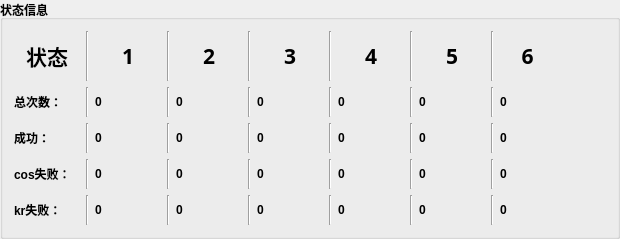
     <widget class="QGroupBox" name="groupBox_3">
      <property name="font">
       <font>
        <weight>75</weight>
        <bold>true</bold>
       </font>
      </property>
      <property name="title">
       <string>状态信息</string>
      </property>
      <layout class="QGridLayout" name="gridLayout_5">
       <item row="2" column="0">
        <layout class="QHBoxLayout" name="horizontalLayout_7">
         <item>
          <widget class="QLabel" name="label_9">
           <property name="minimumSize">
            <size>
             <width>66</width>
             <height>30</height>
            </size>
           </property>
           <property name="maximumSize">
            <size>
             <width>66</width>
             <height>16777215</height>
            </size>
           </property>
           <property name="text">
            <string>成功：</string>
           </property>
          </widget>
         </item>
         <item>
          <widget class="Line" name="line_19">
           <property name="orientation">
            <enum>Qt::Vertical</enum>
           </property>
          </widget>
         </item>
         <item>
          <widget class="QLabel" name="label_8">
           <property name="minimumSize">
            <size>
             <width>66</width>
             <height>30</height>
            </size>
           </property>
           <property name="maximumSize">
            <size>
             <width>66</width>
             <height>30</height>
            </size>
           </property>
           <property name="text">
            <string>0</string>
           </property>
          </widget>
         </item>
         <item>
          <widget class="Line" name="line_5">
           <property name="orientation">
            <enum>Qt::Vertical</enum>
           </property>
          </widget>
         </item>
         <item>
          <widget class="QLabel" name="label_30">
           <property name="minimumSize">
            <size>
             <width>66</width>
             <height>30</height>
            </size>
           </property>
           <property name="maximumSize">
            <size>
             <width>66</width>
             <height>30</height>
            </size>
           </property>
           <property name="text">
            <string>0</string>
           </property>
          </widget>
         </item>
         <item>
          <widget class="Line" name="line_9">
           <property name="orientation">
            <enum>Qt::Vertical</enum>
           </property>
          </widget>
         </item>
         <item>
          <widget class="QLabel" name="label_31">
           <property name="minimumSize">
            <size>
             <width>66</width>
             <height>30</height>
            </size>
           </property>
           <property name="maximumSize">
            <size>
             <width>66</width>
             <height>30</height>
            </size>
           </property>
           <property name="text">
            <string>0</string>
           </property>
          </widget>
         </item>
         <item>
          <widget class="Line" name="line_13">
           <property name="orientation">
            <enum>Qt::Vertical</enum>
           </property>
          </widget>
         </item>
         <item>
          <widget class="QLabel" name="label_32">
           <property name="minimumSize">
            <size>
             <width>66</width>
             <height>30</height>
            </size>
           </property>
           <property name="maximumSize">
            <size>
             <width>66</width>
             <height>30</height>
            </size>
           </property>
           <property name="text">
            <string>0</string>
           </property>
          </widget>
         </item>
         <item>
          <widget class="Line" name="line_31">
           <property name="orientation">
            <enum>Qt::Vertical</enum>
           </property>
          </widget>
         </item>
         <item>
          <widget class="QLabel" name="label_49">
           <property name="minimumSize">
            <size>
             <width>66</width>
             <height>30</height>
            </size>
           </property>
           <property name="maximumSize">
            <size>
             <width>66</width>
             <height>30</height>
            </size>
           </property>
           <property name="text">
            <string>0</string>
           </property>
          </widget>
         </item>
         <item>
          <widget class="Line" name="line_32">
           <property name="orientation">
            <enum>Qt::Vertical</enum>
           </property>
          </widget>
         </item>
         <item>
          <widget class="QLabel" name="label_50">
           <property name="minimumSize">
            <size>
             <width>66</width>
             <height>30</height>
            </size>
           </property>
           <property name="maximumSize">
            <size>
             <width>66</width>
             <height>30</height>
            </size>
           </property>
           <property name="text">
            <string>0</string>
           </property>
          </widget>
         </item>
        </layout>
       </item>
       <item row="1" column="0">
        <layout class="QHBoxLayout" name="horizontalLayout_6">
         <item>
          <widget class="QLabel" name="label_5">
           <property name="minimumSize">
            <size>
             <width>66</width>
             <height>30</height>
            </size>
           </property>
           <property name="maximumSize">
            <size>
             <width>66</width>
             <height>16777215</height>
            </size>
           </property>
           <property name="text">
            <string>总次数：</string>
           </property>
          </widget>
         </item>
         <item>
          <widget class="Line" name="line_18">
           <property name="orientation">
            <enum>Qt::Vertical</enum>
           </property>
          </widget>
         </item>
         <item>
          <widget class="QLabel" name="label_6">
           <property name="minimumSize">
            <size>
             <width>66</width>
             <height>30</height>
            </size>
           </property>
           <property name="maximumSize">
            <size>
             <width>66</width>
             <height>30</height>
            </size>
           </property>
           <property name="text">
            <string>0</string>
           </property>
          </widget>
         </item>
         <item>
          <widget class="Line" name="line_4">
           <property name="orientation">
            <enum>Qt::Vertical</enum>
           </property>
          </widget>
         </item>
         <item>
          <widget class="QLabel" name="label_27">
           <property name="minimumSize">
            <size>
             <width>66</width>
             <height>30</height>
            </size>
           </property>
           <property name="maximumSize">
            <size>
             <width>66</width>
             <height>30</height>
            </size>
           </property>
           <property name="text">
            <string>0</string>
           </property>
          </widget>
         </item>
         <item>
          <widget class="Line" name="line_8">
           <property name="orientation">
            <enum>Qt::Vertical</enum>
           </property>
          </widget>
         </item>
         <item>
          <widget class="QLabel" name="label_28">
           <property name="minimumSize">
            <size>
             <width>66</width>
             <height>30</height>
            </size>
           </property>
           <property name="maximumSize">
            <size>
             <width>66</width>
             <height>30</height>
            </size>
           </property>
           <property name="text">
            <string>0</string>
           </property>
          </widget>
         </item>
         <item>
          <widget class="Line" name="line_12">
           <property name="orientation">
            <enum>Qt::Vertical</enum>
           </property>
          </widget>
         </item>
         <item>
          <widget class="QLabel" name="label_29">
           <property name="minimumSize">
            <size>
             <width>66</width>
             <height>30</height>
            </size>
           </property>
           <property name="maximumSize">
            <size>
             <width>66</width>
             <height>30</height>
            </size>
           </property>
           <property name="text">
            <string>0</string>
           </property>
          </widget>
         </item>
         <item>
          <widget class="Line" name="line_25">
           <property name="orientation">
            <enum>Qt::Vertical</enum>
           </property>
          </widget>
         </item>
         <item>
          <widget class="QLabel" name="label_45">
           <property name="minimumSize">
            <size>
             <width>66</width>
             <height>30</height>
            </size>
           </property>
           <property name="maximumSize">
            <size>
             <width>66</width>
             <height>30</height>
            </size>
           </property>
           <property name="text">
            <string>0</string>
           </property>
          </widget>
         </item>
         <item>
          <widget class="Line" name="line_26">
           <property name="orientation">
            <enum>Qt::Vertical</enum>
           </property>
          </widget>
         </item>
         <item>
          <widget class="QLabel" name="label_46">
           <property name="minimumSize">
            <size>
             <width>66</width>
             <height>30</height>
            </size>
           </property>
           <property name="maximumSize">
            <size>
             <width>66</width>
             <height>30</height>
            </size>
           </property>
           <property name="text">
            <string>0</string>
           </property>
          </widget>
         </item>
        </layout>
       </item>
       <item row="0" column="0">
        <layout class="QHBoxLayout" name="horizontalLayout_10">
         <item>
          <widget class="QLabel" name="label_3">
           <property name="minimumSize">
            <size>
             <width>66</width>
             <height>50</height>
            </size>
           </property>
           <property name="maximumSize">
            <size>
             <width>66</width>
             <height>50</height>
            </size>
           </property>
           <property name="font">
            <font>
             <family>Bauhaus 93</family>
             <pointsize>16</pointsize>
             <weight>75</weight>
             <bold>true</bold>
            </font>
           </property>
           <property name="text">
            <string>状态</string>
           </property>
           <property name="alignment">
            <set>Qt::AlignCenter</set>
           </property>
           <property name="textInteractionFlags">
            <set>Qt::LinksAccessibleByMouse</set>
           </property>
          </widget>
         </item>
         <item>
          <widget class="Line" name="line_22">
           <property name="orientation">
            <enum>Qt::Vertical</enum>
           </property>
          </widget>
         </item>
         <item>
          <widget class="QLabel" name="label_2">
           <property name="minimumSize">
            <size>
             <width>66</width>
             <height>50</height>
            </size>
           </property>
           <property name="maximumSize">
            <size>
             <width>66</width>
             <height>50</height>
            </size>
           </property>
           <property name="font">
            <font>
             <family>Bauhaus 93</family>
             <pointsize>16</pointsize>
             <weight>75</weight>
             <bold>true</bold>
            </font>
           </property>
           <property name="text">
            <string>1</string>
           </property>
           <property name="alignment">
            <set>Qt::AlignCenter</set>
           </property>
           <property name="textInteractionFlags">
            <set>Qt::LinksAccessibleByMouse</set>
           </property>
          </widget>
         </item>
         <item>
          <widget class="Line" name="line">
           <property name="orientation">
            <enum>Qt::Vertical</enum>
           </property>
          </widget>
         </item>
         <item>
          <widget class="QLabel" name="label_22">
           <property name="minimumSize">
            <size>
             <width>66</width>
             <height>50</height>
            </size>
           </property>
           <property name="maximumSize">
            <size>
             <width>66</width>
             <height>50</height>
            </size>
           </property>
           <property name="font">
            <font>
             <family>Bauhaus 93</family>
             <pointsize>16</pointsize>
             <weight>75</weight>
             <bold>true</bold>
            </font>
           </property>
           <property name="text">
            <string>2</string>
           </property>
           <property name="alignment">
            <set>Qt::AlignCenter</set>
           </property>
           <property name="textInteractionFlags">
            <set>Qt::LinksAccessibleByMouse</set>
           </property>
          </widget>
         </item>
         <item>
          <widget class="Line" name="line_2">
           <property name="orientation">
            <enum>Qt::Vertical</enum>
           </property>
          </widget>
         </item>
         <item>
          <widget class="QLabel" name="label_23">
           <property name="minimumSize">
            <size>
             <width>66</width>
             <height>50</height>
            </size>
           </property>
           <property name="maximumSize">
            <size>
             <width>66</width>
             <height>50</height>
            </size>
           </property>
           <property name="font">
            <font>
             <family>Bauhaus 93</family>
             <pointsize>16</pointsize>
             <weight>75</weight>
             <bold>true</bold>
            </font>
           </property>
           <property name="text">
            <string>3</string>
           </property>
           <property name="alignment">
            <set>Qt::AlignCenter</set>
           </property>
           <property name="textInteractionFlags">
            <set>Qt::LinksAccessibleByMouse</set>
           </property>
          </widget>
         </item>
         <item>
          <widget class="Line" name="line_3">
           <property name="orientation">
            <enum>Qt::Vertical</enum>
           </property>
          </widget>
         </item>
         <item>
          <widget class="QLabel" name="label_24">
           <property name="minimumSize">
            <size>
             <width>66</width>
             <height>50</height>
            </size>
           </property>
           <property name="maximumSize">
            <size>
             <width>66</width>
             <height>50</height>
            </size>
           </property>
           <property name="font">
            <font>
             <family>Bauhaus 93</family>
             <pointsize>16</pointsize>
             <weight>75</weight>
             <bold>true</bold>
            </font>
           </property>
           <property name="text">
            <string>4</string>
           </property>
           <property name="alignment">
            <set>Qt::AlignCenter</set>
           </property>
           <property name="textInteractionFlags">
            <set>Qt::LinksAccessibleByMouse</set>
           </property>
          </widget>
         </item>
         <item>
          <widget class="Line" name="line_23">
           <property name="orientation">
            <enum>Qt::Vertical</enum>
           </property>
          </widget>
         </item>
         <item>
          <widget class="QLabel" name="label_43">
           <property name="minimumSize">
            <size>
             <width>66</width>
             <height>50</height>
            </size>
           </property>
           <property name="maximumSize">
            <size>
             <width>66</width>
             <height>50</height>
            </size>
           </property>
           <property name="font">
            <font>
             <family>Bauhaus 93</family>
             <pointsize>16</pointsize>
             <weight>75</weight>
             <bold>true</bold>
            </font>
           </property>
           <property name="text">
            <string>5</string>
           </property>
           <property name="alignment">
            <set>Qt::AlignCenter</set>
           </property>
           <property name="textInteractionFlags">
            <set>Qt::LinksAccessibleByMouse</set>
           </property>
          </widget>
         </item>
         <item>
          <widget class="Line" name="line_24">
           <property name="orientation">
            <enum>Qt::Vertical</enum>
           </property>
          </widget>
         </item>
         <item>
          <widget class="QLabel" name="label_44">
           <property name="minimumSize">
            <size>
             <width>55</width>
             <height>50</height>
            </size>
           </property>
           <property name="maximumSize">
            <size>
             <width>55</width>
             <height>50</height>
            </size>
           </property>
           <property name="font">
            <font>
             <family>Bauhaus 93</family>
             <pointsize>16</pointsize>
             <weight>75</weight>
             <bold>true</bold>
            </font>
           </property>
           <property name="text">
            <string>6</string>
           </property>
           <property name="alignment">
            <set>Qt::AlignCenter</set>
           </property>
           <property name="textInteractionFlags">
            <set>Qt::LinksAccessibleByMouse</set>
           </property>
          </widget>
         </item>
        </layout>
       </item>
       <item row="4" column="0">
        <layout class="QHBoxLayout" name="horizontalLayout_11">
         <item>
          <widget class="QLabel" name="label_25">
           <property name="minimumSize">
            <size>
             <width>66</width>
             <height>30</height>
            </size>
           </property>
           <property name="maximumSize">
            <size>
             <width>66</width>
             <height>16777215</height>
            </size>
           </property>
           <property name="text">
            <string>kr失败：</string>
           </property>
          </widget>
         </item>
         <item>
          <widget class="Line" name="line_21">
           <property name="orientation">
            <enum>Qt::Vertical</enum>
           </property>
          </widget>
         </item>
         <item>
          <widget class="QLabel" name="label_26">
           <property name="minimumSize">
            <size>
             <width>66</width>
             <height>30</height>
            </size>
           </property>
           <property name="maximumSize">
            <size>
             <width>66</width>
             <height>30</height>
            </size>
           </property>
           <property name="text">
            <string>0</string>
           </property>
          </widget>
         </item>
         <item>
          <widget class="Line" name="line_7">
           <property name="orientation">
            <enum>Qt::Vertical</enum>
           </property>
          </widget>
         </item>
         <item>
          <widget class="QLabel" name="label_36">
           <property name="minimumSize">
            <size>
             <width>66</width>
             <height>30</height>
            </size>
           </property>
           <property name="maximumSize">
            <size>
             <width>66</width>
             <height>30</height>
            </size>
           </property>
           <property name="text">
            <string>0</string>
           </property>
          </widget>
         </item>
         <item>
          <widget class="Line" name="line_11">
           <property name="orientation">
            <enum>Qt::Vertical</enum>
           </property>
          </widget>
         </item>
         <item>
          <widget class="QLabel" name="label_37">
           <property name="minimumSize">
            <size>
             <width>66</width>
             <height>30</height>
            </size>
           </property>
           <property name="maximumSize">
            <size>
             <width>66</width>
             <height>30</height>
            </size>
           </property>
           <property name="text">
            <string>0</string>
           </property>
          </widget>
         </item>
         <item>
          <widget class="Line" name="line_15">
           <property name="orientation">
            <enum>Qt::Vertical</enum>
           </property>
          </widget>
         </item>
         <item>
          <widget class="QLabel" name="label_38">
           <property name="minimumSize">
            <size>
             <width>66</width>
             <height>30</height>
            </size>
           </property>
           <property name="maximumSize">
            <size>
             <width>66</width>
             <height>30</height>
            </size>
           </property>
           <property name="text">
            <string>0</string>
           </property>
          </widget>
         </item>
         <item>
          <widget class="Line" name="line_29">
           <property name="orientation">
            <enum>Qt::Vertical</enum>
           </property>
          </widget>
         </item>
         <item>
          <widget class="QLabel" name="label_52">
           <property name="minimumSize">
            <size>
             <width>66</width>
             <height>30</height>
            </size>
           </property>
           <property name="maximumSize">
            <size>
             <width>66</width>
             <height>30</height>
            </size>
           </property>
           <property name="text">
            <string>0</string>
           </property>
          </widget>
         </item>
         <item>
          <widget class="Line" name="line_30">
           <property name="orientation">
            <enum>Qt::Vertical</enum>
           </property>
          </widget>
         </item>
         <item>
          <widget class="QLabel" name="label_51">
           <property name="minimumSize">
            <size>
             <width>66</width>
             <height>30</height>
            </size>
           </property>
           <property name="maximumSize">
            <size>
             <width>66</width>
             <height>30</height>
            </size>
           </property>
           <property name="text">
            <string>0</string>
           </property>
          </widget>
         </item>
        </layout>
       </item>
       <item row="3" column="0">
        <layout class="QHBoxLayout" name="horizontalLayout_8">
         <item>
          <widget class="QLabel" name="label_11">
           <property name="minimumSize">
            <size>
             <width>66</width>
             <height>30</height>
            </size>
           </property>
           <property name="maximumSize">
            <size>
             <width>66</width>
             <height>16777215</height>
            </size>
           </property>
           <property name="text">
            <string>cos失败：</string>
           </property>
          </widget>
         </item>
         <item>
          <widget class="Line" name="line_20">
           <property name="orientation">
            <enum>Qt::Vertical</enum>
           </property>
          </widget>
         </item>
         <item>
          <widget class="QLabel" name="label_10">
           <property name="minimumSize">
            <size>
             <width>66</width>
             <height>30</height>
            </size>
           </property>
           <property name="maximumSize">
            <size>
             <width>66</width>
             <height>30</height>
            </size>
           </property>
           <property name="text">
            <string>0</string>
           </property>
          </widget>
         </item>
         <item>
          <widget class="Line" name="line_6">
           <property name="orientation">
            <enum>Qt::Vertical</enum>
           </property>
          </widget>
         </item>
         <item>
          <widget class="QLabel" name="label_33">
           <property name="minimumSize">
            <size>
             <width>66</width>
             <height>30</height>
            </size>
           </property>
           <property name="maximumSize">
            <size>
             <width>66</width>
             <height>30</height>
            </size>
           </property>
           <property name="text">
            <string>0</string>
           </property>
          </widget>
         </item>
         <item>
          <widget class="Line" name="line_10">
           <property name="orientation">
            <enum>Qt::Vertical</enum>
           </property>
          </widget>
         </item>
         <item>
          <widget class="QLabel" name="label_34">
           <property name="minimumSize">
            <size>
             <width>66</width>
             <height>30</height>
            </size>
           </property>
           <property name="maximumSize">
            <size>
             <width>66</width>
             <height>30</height>
            </size>
           </property>
           <property name="text">
            <string>0</string>
           </property>
          </widget>
         </item>
         <item>
          <widget class="Line" name="line_14">
           <property name="orientation">
            <enum>Qt::Vertical</enum>
           </property>
          </widget>
         </item>
         <item>
          <widget class="QLabel" name="label_35">
           <property name="minimumSize">
            <size>
             <width>66</width>
             <height>30</height>
            </size>
           </property>
           <property name="maximumSize">
            <size>
             <width>66</width>
             <height>30</height>
            </size>
           </property>
           <property name="text">
            <string>0</string>
           </property>
          </widget>
         </item>
         <item>
          <widget class="Line" name="line_27">
           <property name="orientation">
            <enum>Qt::Vertical</enum>
           </property>
          </widget>
         </item>
         <item>
          <widget class="QLabel" name="label_48">
           <property name="minimumSize">
            <size>
             <width>66</width>
             <height>30</height>
            </size>
           </property>
           <property name="maximumSize">
            <size>
             <width>66</width>
             <height>30</height>
            </size>
           </property>
           <property name="text">
            <string>0</string>
           </property>
          </widget>
         </item>
         <item>
          <widget class="Line" name="line_28">
           <property name="orientation">
            <enum>Qt::Vertical</enum>
           </property>
          </widget>
         </item>
         <item>
          <widget class="QLabel" name="label_47">
           <property name="minimumSize">
            <size>
             <width>66</width>
             <height>30</height>
            </size>
           </property>
           <property name="maximumSize">
            <size>
             <width>66</width>
             <height>30</height>
            </size>
           </property>
           <property name="text">
            <string>0</string>
           </property>
          </widget>
         </item>
        </layout>
       </item>
       <item row="1" column="1">
        <spacer name="horizontalSpacer_4">
         <property name="orientation">
          <enum>Qt::Horizontal</enum>
         </property>
         <property name="sizeHint" stdset="0">
          <size>
           <width>40</width>
           <height>20</height>
          </size>
         </property>
        </spacer>
       </item>
      </layout>
     </widget>
